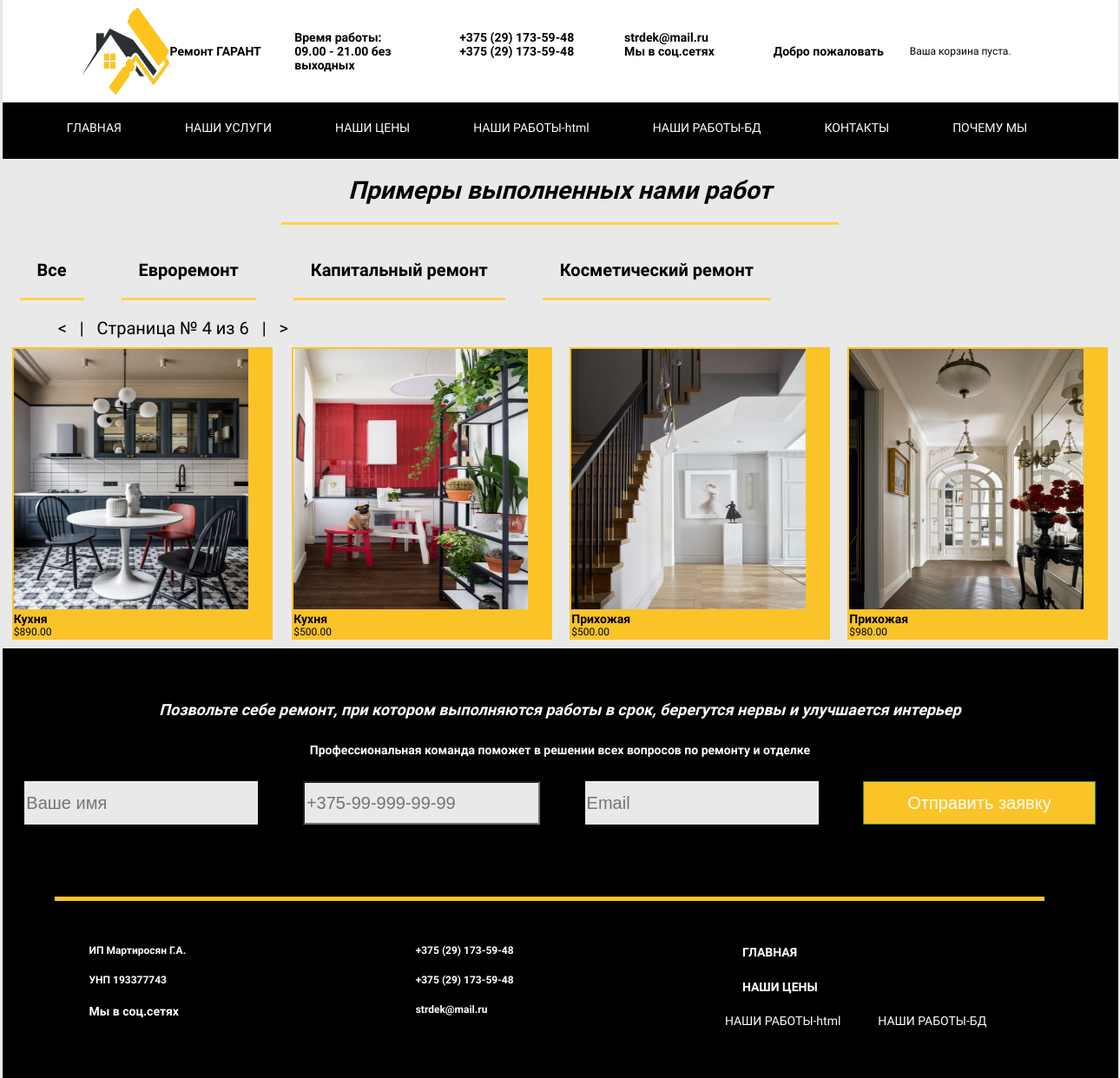
The app's page /work_bd/?page=4 with its own data.
### rem/models.py (models this page shows, shortened)
class RepairsModel(models.Model):
    name = models.CharField(max_length=50, db_index=True)
    slug = models.SlugField(max_length=50, db_index=True)
    def get_absolute_url(self):
        return reverse('rem:ourwork_list_by_repair',
                        args=[self.slug])
    class Meta:
        ordering = ('name',)
        verbose_name = 'Вид ремонта'
        verbose_name_plural = 'Виды ремонта'

class OurworkModel(models.Model):
    repair = models.ForeignKey(RepairsModel, related_name='ourworkm', on_delete=models.CASCADE)
    name = models.CharField(max_length=50, db_index=True)
    slug = models.SlugField(max_length=50, db_index=True)
    image = models.ImageField(upload_to='rem/%Y/%m/%d', blank=True)
    description = models.TextField(blank=True)
    price = models.DecimalField(max_digits=10, decimal_places=2)
    def get_absolute_url(self):
        return reverse('rem:ourwork_detail',
                        args=[self.id, self.slug])
    class Meta:
        ordering = ('name',)
        index_together = (('id', 'slug'),)
        verbose_name = 'Пример выполненного нами ремонта'
        verbose_name_plural = 'Примеры выполненного нами ремонта'

### rem/views.py (the view)
# urls.py: path('work_bd/', views.indexOur_work_bd, name='product_list'),
def indexOur_work_bd(request, repair_slug=None):
    repair = None
    repairs = RepairsModel.objects.all()
    ourworks = OurworkModel.objects.all()
    if repair_slug:
        repair = get_object_or_404(RepairsModel, slug=repair_slug)
        ourworks = ourworks.filter(repair=repair)
    paginator = Paginator(ourworks, 4)
    if 'page' in request.GET:
        page_num = request.GET['page']
    else:
        page_num = 1
    page = paginator.get_page(page_num)
    context = {'repair': repair, 'repairs': repairs, 'page': page, 'ourworks': page.object_list}
    return render(request, 'pages/our_work_bd.html', context)

### cart/cart.py (called while the page is built)
    def __len__(self):
        return sum(item['quantity'] for item in self.cart.values())

### cart/context_processors.py (called while the page is built)
def cart(request):
    return {'cart': Cart(request)}

### rem/templates/pages/our_work_bd.html (shortened to what this page needs)
{% extends 'pages/base.html' %}
{% load static %}
 {% block content %}
<section class="wrapper">
    <div >
       <h2 class="our_work-title text-center our_work_title_underline">
        Примеры выполненных нами работ
        </h2>
    </div>
        <ul>
            <li {% if not repair %}class="selected"{% endif %}>
               <h3 class="ah text-center our_work_title_underline"> <a href="{% url 'rem:ourwork_list' %}"> Все </a></h3>
            </li>
            {% for c in repairs %}
                <li {% if repair.slug == c.slug %}class="selected"{% endif %}>
                   <h3 class="ah text-center our_work_title_underline"> <a href="{{ c.get_absolute_url }}">{{ c.name }}</a></h3>
                </li>
            {% endfor %}
        </ul>
            <div class="pag_str">
                {% if page.has_previous %}
                <a href="?page={{ page.previous_page_number }}">&lt;</a>
                &nbsp;&nbsp;|&nbsp;&nbsp;
                {% endif %}
                Страница № {{ page.number }} из {{ page.paginator.num_pages }}
                {% if page.has_next %}
                &nbsp;&nbsp;|&nbsp;&nbsp;
                <a href="?page={{ page.next_page_number }}">&gt</a>
                {% endif %}
            </div>
            {% for ourwork in ourworks %}
    <div class="container_our_works">
            <div class="our_work__list_bd">
                <div class="wrap_our_work_bd">
                    <a href="{{ ourwork.get_absolute_url }}">
                        <img src="{% if ourwork.image %}{{ ourwork.image.url }}
                        {% else %}{% static 'img/no_image_rem.png' %}{% endif %}" alt="Фото ремонта" class="our_work_img_bd">
                    </a>
                   <h3 ah ><a href="{{ ourwork.get_absolute_url }}">{{ ourwork.name }}</a></h3>
                ${{ ourwork.price }}
                </div>
            </div>
            {% endfor %}
        </div>
</section>
{% endblock %}

### rem/static/css/base.css (style rules this page uses)
html { box-sizing: border-box; }
*, *::before, *::after { box-sizing: inherit; }
body { font-family: 'Roboto', sans-serif; font-style: normal; font-size: 12px; font-height: 1.2; font-weight: normal; background: #e9e9e9; max-width: 1285px; margin: 0 auto; }
.wrapper { max-width: 1285px; margin: 0 auto; }
.text-center { text-align: center; padding-left:10px; padding-right:10px; }
.container_our_works { display: flex; justify-content: space-around; }
.our_work_img_bd { height: 300px; width: 270px; }
.our_work__list_bd { margin: 10px; justify-content: space-between; flex-basis: 22%; }
.wrap_our_work_bd { border-style: solid; border-width: 2px; border-color: #fac428; background: #fac428; width: 300px; }
.pag_str { margin-left: 5%; font-size: 20px; }
.our_work-title { font-size: 2.375em; margin-left:25%; margin-right:25%; }
.our_work_title_underline { border-bottom: 3px solid #ffd34d; padding: 20px; }
.ah { padding: 20px; font-size: 20px; margin:20px; }
li { list-style: none; }
h2 { font-style: oblique; }

### records on screen
RepairsModel: name "Евроремонт"
RepairsModel: name "Капитальный ремонт"
RepairsModel: name "Косметический ремонт"
OurworkModel: image (picture), name "Кухня", price "890.00"
OurworkModel: image (picture), name "Кухня", price "500.00"
OurworkModel: image (picture), name "Прихожая", price "500.00"
OurworkModel: image (picture), name "Прихожая", price "980.00"

### other values on screen
{{ page.number }} "4"
{{ page.paginator.num_pages }} "6"
